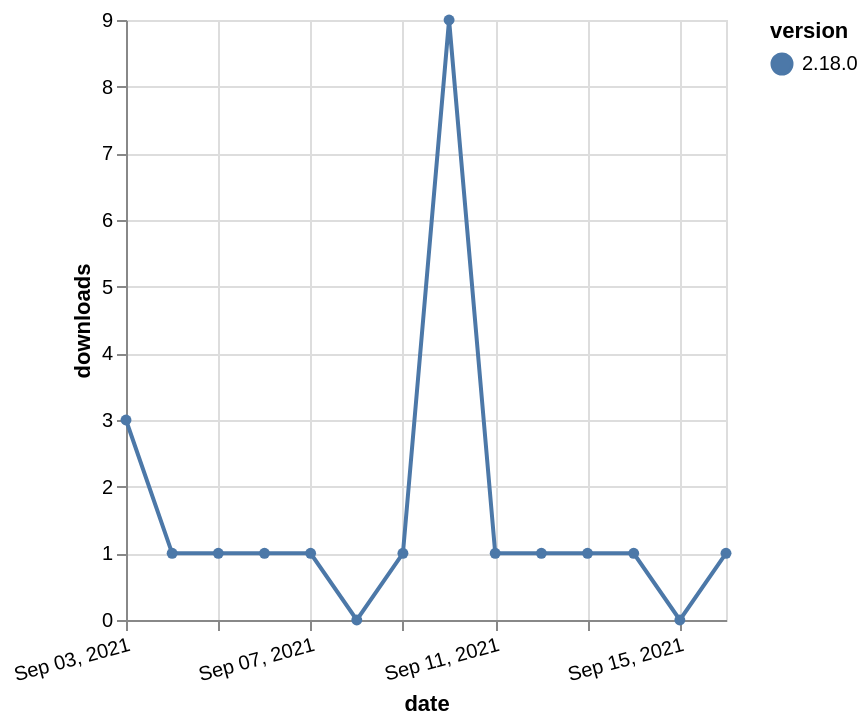

This figure's Vega-Lite source:
### Vega-Lite specification from a JSON file in a GitHub repository (floating-point values rounded to 4 significant figures)
{"$schema": "https://vega.github.io/schema/vega-lite/v5.json", "description": "A simple bar chart with embedded data.", "data": {"values": [{"date": "2021-09-03", "total": 503, "delta": 3, "version": "2.18.0"}, {"date": "2021-09-04", "total": 504, "delta": 1, "version": "2.18.0"}, {"date": "2021-09-05", "total": 505, "delta": 1, "version": "2.18.0"}, {"date": "2021-09-06", "total": 506, "delta": 1, "version": "2.18.0"}, {"date": "2021-09-07", "total": 507, "delta": 1, "version": "2.18.0"}, {"date": "2021-09-08", "total": 507, "delta": 0, "version": "2.18.0"}, {"date": "2021-09-09", "total": 508, "delta": 1, "version": "2.18.0"}, {"date": "2021-09-10", "total": 517, "delta": 9, "version": "2.18.0"}, {"date": "2021-09-11", "total": 518, "delta": 1, "version": "2.18.0"}, {"date": "2021-09-12", "total": 519, "delta": 1, "version": "2.18.0"}, {"date": "2021-09-13", "total": 520, "delta": 1, "version": "2.18.0"}, {"date": "2021-09-14", "total": 521, "delta": 1, "version": "2.18.0"}, {"date": "2021-09-15", "total": 521, "delta": 0, "version": "2.18.0"}, {"date": "2021-09-16", "total": 522, "delta": 1, "version": "2.18.0"}]}, "width": "container", "mark": {"type": "line", "point": {"filled": true}}, "encoding": {"x": {"field": "date", "type": "temporal", "timeUnit": "yearmonthdate", "title": "date", "axis": {"labelAngle": -15}}, "y": {"field": "delta", "type": "quantitative", "title": "downloads"}, "color": {"field": "version", "type": "nominal"}, "tooltip": {"field": "delta"}}}
